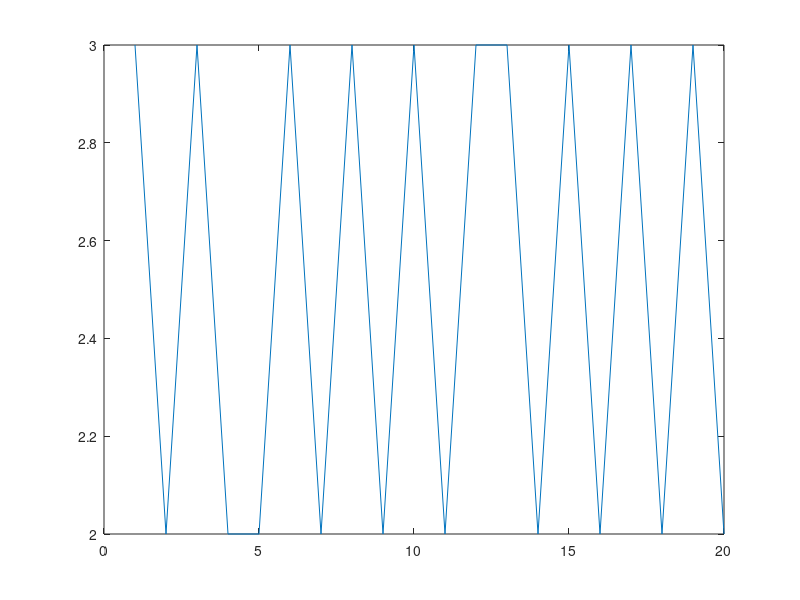

Write the MATLAB code that produced this figure.

alfa = 0.95;
beta = 0.95;
stav = 1;
sample_size = 5;
pocet_generovanych = 100;

one_counter = 0;
zero_counter = 0;

b = 1;

for i=1:pocet_generovanych
    if stav == 1
        data(i) = 1;
        one_counter = one_counter + 1;

        pravd = b.*rand();
        if pravd >= (1 - alfa)
            stav = 0;
        end
    else
        data(i) = 0;
        zero_counter = zero_counter + 1;

        pravd = b.*rand();
        if pravd >= (1-beta)
            stav = 1;
        end
    end
end

%samplovanie dat
clear('sampled_data');
pom_sum = sum(data(1:sample_size));
sampled_data(1) = pom_sum;

for i=1:(pocet_generovanych/sample_size)-1 % -1 lebo prvykrat mam vysie
    pom_sum = sum(data((i*sample_size)+1:(i*sample_size)+sample_size));
    sampled_data(i+1) = pom_sum;
end

plot(sampled_data)
